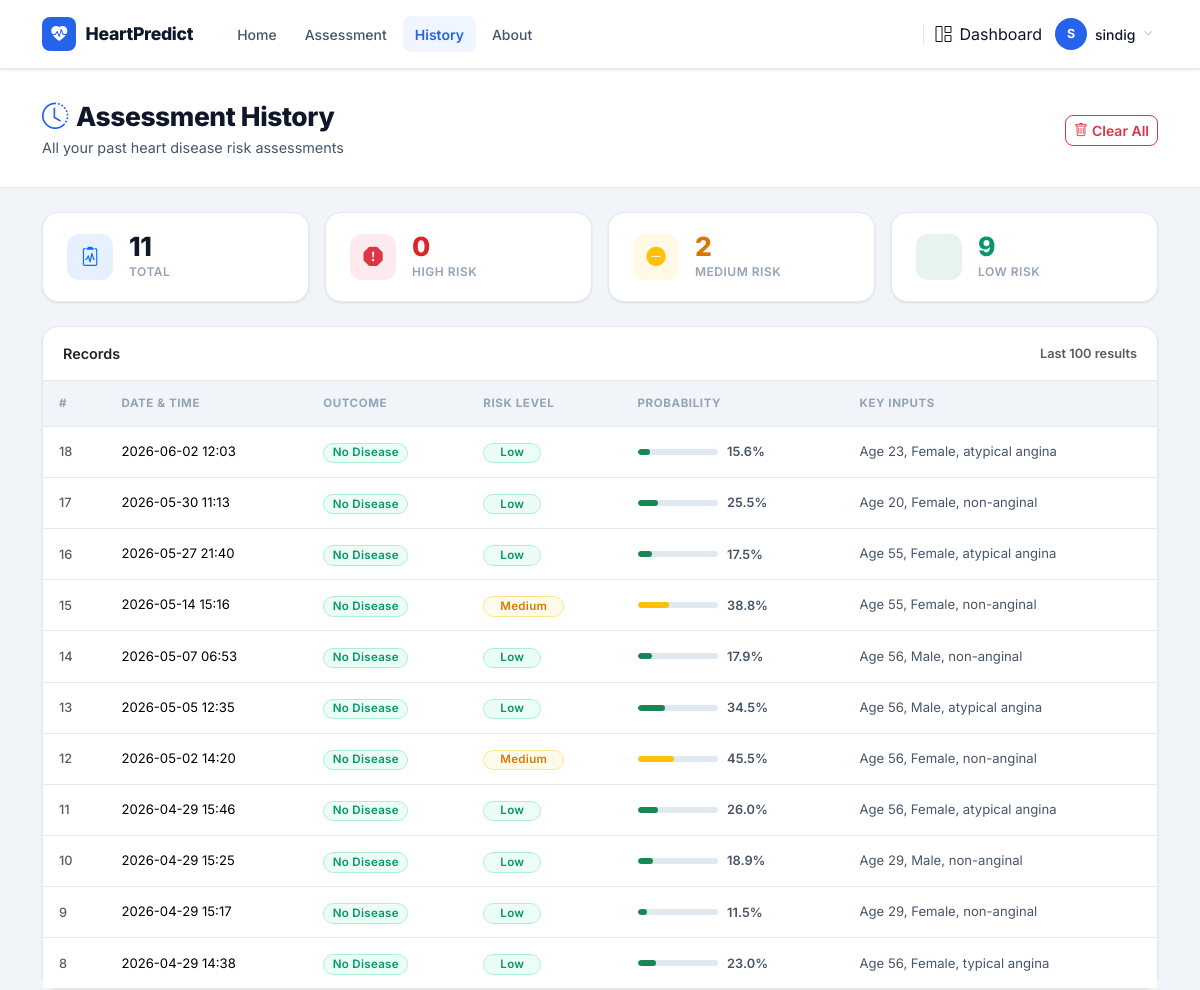
/history (signed in, upper part), run on an earlier commit of the app's database.
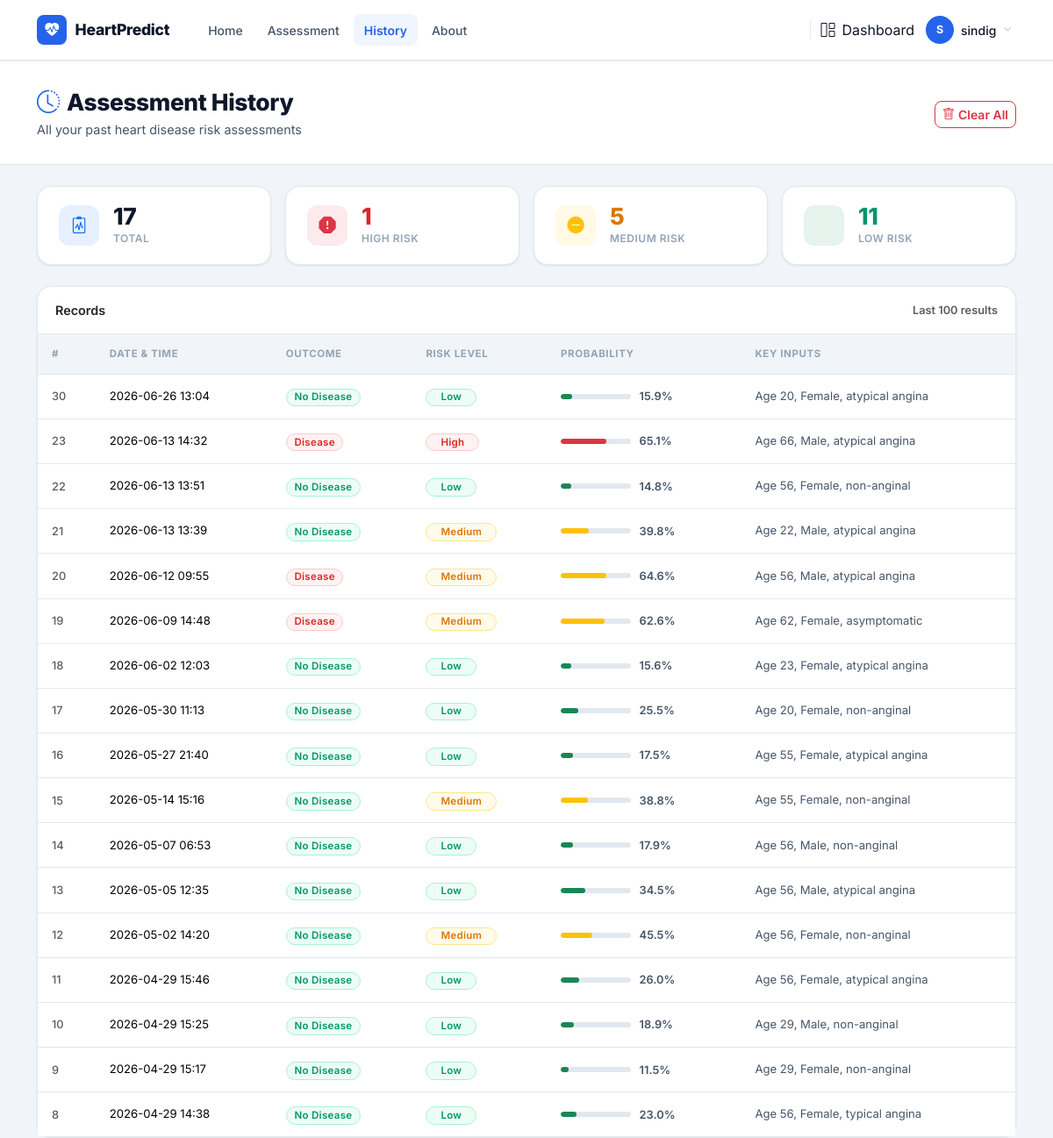
And on a later commit of the database.
### models.py (models this page shows, shortened)
class User(db.Model):
    __tablename__ = "users"
    id           = db.Column(db.Integer, primary_key=True)
    username     = db.Column(db.String(80), unique=True, nullable=False)
    email        = db.Column(db.String(120), unique=True, nullable=False)
    password_hash = db.Column(db.String(256), nullable=False)
    role         = db.Column(db.String(20), nullable=False, default='user')
    status       = db.Column(db.String(20), nullable=False, default='active')
    created_at   = db.Column(db.DateTime, default=datetime.utcnow)
    approved_at  = db.Column(db.DateTime, nullable=True)

class Prediction(db.Model):
    __tablename__ = "predictions"
    id           = db.Column(db.Integer, primary_key=True)
    user_id      = db.Column(db.Integer, db.ForeignKey('users.id'), nullable=True)
    created_at   = db.Column(db.DateTime, default=datetime.utcnow)
    input_data   = db.Column(db.Text, nullable=False)
    prediction   = db.Column(db.Integer, nullable=False)
    probability  = db.Column(db.Float, nullable=False)
    risk_level   = db.Column(db.String(20), nullable=False)
    def to_dict(self):
        import json
        return {
            "id":          self.id,
            "created_at":  self.created_at.strftime("%Y-%m-%d %H:%M"),
            "input_data":  json.loads(self.input_data),
            "prediction":  self.prediction,
            "probability": round(self.probability * 100, 1),
            "risk_level":  self.risk_level,
        }

### app.py (the view)
@app.route("/history")
@login_required
def history():
    if current_user.role == 'admin':
        records = Prediction.query.order_by(Prediction.created_at.desc()).limit(100).all()
    elif current_user.role == 'doctor' and current_user.is_approved_doctor:
        records = Prediction.query.order_by(Prediction.created_at.desc()).limit(100).all()
    else:
        records = Prediction.query.filter_by(user_id=current_user.id).order_by(Prediction.created_at.desc()).limit(100).all()
    return render_template("history.html", records=[r.to_dict() for r in records])

### app.py (called while the page is built)
@app.context_processor
def inject_now():
    from datetime import datetime
    return {"now": datetime.now}

### auth.py (called while the page is built)
@login_manager.user_loader
def load_user(user_id):
    from models import User
    return User.query.get(int(user_id))

### templates/history.html (shortened to what this page needs)
{% extends "base.html" %}
{% block content %}
<div class="page-hero">
  <div class="container">
    <div class="d-flex justify-content-between align-items-center flex-wrap gap-3">
      <div>
        <h1>
          <i class="bi bi-clock-history me-2" style="color:var(--primary);"></i>Assessment History
        </h1>
        <p style="color:var(--text-secondary);font-size:0.9rem;margin:0;">
          All your past heart disease risk assessments
        </p>
      </div>
      {% if records %}
      <form method="POST" action="{{ url_for('clear_history') }}"
            onsubmit="return confirm('This will permanently delete all your assessment records. Continue?')">
        <button type="submit" class="btn btn-sm btn-outline-danger">
          <i class="bi bi-trash me-1"></i>Clear All
        </button>
      </form>
      {% endif %}
    </div>
  </div>
</div>
<div class="container py-4">
  {% if not records %}
  <div class="card text-center py-5 px-4" style="border-style:dashed !important;">
    <div class="stat-icon bg-primary bg-opacity-10 text-primary mx-auto mb-3"
         style="width:56px;height:56px;font-size:1.5rem;border-radius:var(--radius);">
      <i class="bi bi-inbox"></i>
    </div>
    <h5 class="fw-bold mb-1">No assessments yet</h5>
    <p class="text-muted mb-4" style="font-size:0.875rem;">
      Run your first heart health assessment to see results here.
    </p>
    <div>
      <a href="{{ url_for('predict') }}" class="btn btn-primary px-4">
        <i class="bi bi-clipboard2-pulse me-2"></i>Start Assessment
      </a>
    </div>
  </div>
  {% else %}
  {% set total    = records | length %}
  {% set high_c   = records | selectattr('risk_level', 'equalto', 'High')   | list | length %}
  {% set medium_c = records | selectattr('risk_level', 'equalto', 'Medium') | list | length %}
  {% set low_c    = records | selectattr('risk_level', 'equalto', 'Low')    | list | length %}
  <div class="row g-3 mb-4">
    <div class="col-6 col-lg-3">
      <div class="stat-card">
        <div class="stat-icon bg-primary bg-opacity-10 text-primary">
          <i class="bi bi-clipboard2-pulse"></i>
        </div>
        <div>
          <div class="stat-value">{{ total }}</div>
          <div class="stat-label">Total</div>
        </div>
      </div>
    </div>
    <div class="col-6 col-lg-3">
      <div class="stat-card">
        <div class="stat-icon bg-danger bg-opacity-10 text-danger">
          <i class="bi bi-exclamation-octagon-fill"></i>
        </div>
        <div>
          <div class="stat-value" style="color:var(--danger);">{{ high_c }}</div>
          <div class="stat-label">High Risk</div>
        </div>
      </div>
    </div>
    <div class="col-6 col-lg-3">
      <div class="stat-card">
        <div class="stat-icon bg-warning bg-opacity-10 text-warning">
          <i class="bi bi-dash-circle-fill"></i>
        </div>
        <div>
          <div class="stat-value" style="color:var(--warning);">{{ medium_c }}</div>
          <div class="stat-label">Medium Risk</div>
        </div>
      </div>
    </div>
    <div class="col-6 col-lg-3">
      <div class="stat-card">
        <div class="stat-icon bg-success bg-opacity-10 text-success">
        </div>
        <div>
          <div class="stat-value" style="color:var(--success);">{{ low_c }}</div>
          <div class="stat-label">Low Risk</div>
        </div>
      </div>
    </div>
  </div>
  <div class="card">
    <div class="card-header d-flex align-items-center justify-content-between">
      <span class="fw-semibold">Records</span>
      <span class="text-muted" style="font-size:0.8rem;">Last 100 results</span>
    </div>
    <div class="table-responsive">
      <table class="table table-hover mb-0">
        <thead>
          <tr>
            <th>#</th>
            <th>Date &amp; Time</th>
            <th>Outcome</th>
            <th>Risk Level</th>
            <th>Probability</th>
            <th>Key Inputs</th>
          </tr>
        </thead>
        <tbody>
          {% for rec in records %}
          <tr>
            <td class="text-muted" style="font-size:0.8rem;font-weight:500;">{{ rec.id }}</td>
            <td style="font-size:0.82rem;white-space:nowrap;">{{ rec.created_at }}</td>
            <td>
              {% if rec.prediction == 1 %}
                <span class="badge risk-High">Disease</span>
              {% else %}
                <span class="badge risk-Low">No Disease</span>
              {% endif %}
            </td>
            <td>
              <span class="badge risk-{{ rec.risk_level }} px-3">{{ rec.risk_level }}</span>
            </td>
            <td>
              <div class="prob-bar-wrap">
                <div class="prob-bar-track">
                  <div class="prob-bar-fill
                    {% if rec.risk_level == 'Low' %}bg-success
                    {% elif rec.risk_level == 'Medium' %}bg-warning
                    {% else %}bg-danger{% endif %}"
                    style="width:{{ rec.probability }}%;">
                  </div>
                </div>
                <span style="font-size:0.8rem;font-weight:600;color:var(--text-secondary);white-space:nowrap;">
                  {{ rec.probability }}%
                </span>
              </div>
            </td>
            <td style="font-size:0.82rem;color:var(--text-secondary);">
              Age {{ rec.input_data.age }},
              {{ rec.input_data.sex }},
              {{ rec.input_data.cp }}
            </td>
          </tr>
          {% endfor %}
        </tbody>
      </table>
    </div>
  </div>
  {% endif %}
</div>
{% endblock %}

### templates/base.html (shortened to what this page needs)
<!DOCTYPE html>
<html lang="en">
<head>
  <link href="https://cdn.jsdelivr.net/npm/bootstrap@5.3.3/dist/css/bootstrap.min.css" rel="stylesheet"/>
  <link href="https://cdn.jsdelivr.net/npm/bootstrap-icons@1.11.3/font/bootstrap-icons.css" rel="stylesheet"/>
  <link href="https://unpkg.com/aos@2.3.1/dist/aos.css" rel="stylesheet">
</head>
<body>
<nav class="navbar navbar-expand-lg">
  <div class="container">
    <a href="{{ url_for('index') }}" class="navbar-brand">
      <div class="brand-icon"><i class="bi bi-heart-pulse-fill"></i></div>
      HeartPredict
    </a>
    <div class="collapse navbar-collapse" id="navMenu">
      <ul class="navbar-nav me-auto gap-1 ms-3">
        <li class="nav-item">
          <a class="nav-link {% if request.endpoint == 'index' %}active{% endif %}"
             href="{{ url_for('index') }}">Home</a>
        </li>
        {% if current_user.is_authenticated %}
        <li class="nav-item">
          <a class="nav-link {% if request.endpoint == 'predict' %}active{% endif %}"
             href="{{ url_for('predict') }}">Assessment</a>
        </li>
        <li class="nav-item">
          <a class="nav-link {% if request.endpoint == 'history' %}active{% endif %}"
             href="{{ url_for('history') }}">History</a>
        </li>
        <li class="nav-item">
          <a class="nav-link {% if request.endpoint == 'about' %}active{% endif %}"
             href="{{ url_for('about') }}">About</a>
        </li>
        {% endif %}
      </ul>
      {% if current_user.is_authenticated %}
      <div class="d-flex align-items-center gap-2">
        <a href="{{ url_for('dashboard.redirect_dashboard') }}"
           class="nav-link d-none d-lg-flex align-items-center gap-1">
          <i class="bi bi-grid-1x2 me-1"></i>Dashboard
        </a>
        <div class="dropdown">
          <button class="btn btn-link text-decoration-none d-flex align-items-center gap-2 p-1 shadow-none"
                  data-bs-toggle="dropdown" aria-expanded="false"
                  style="color: var(--text);">
            <div class="user-avatar">{{ current_user.username[0] | upper }}</div>
            <span class="d-none d-sm-inline" style="font-size:0.875rem;font-weight:500;">{{ current_user.username }}</span>
            <i class="bi bi-chevron-down" style="font-size:0.6rem;color:var(--text-muted);"></i>
          </button>
        </div>
      </div>
      {% else %}
      <div class="d-flex gap-2 align-items-center ms-lg-3">
        <a href="{{ url_for('auth.login') }}" class="btn btn-nav-login">Login</a>
        <a href="{{ url_for('auth.register') }}" class="btn btn-nav-register">Register</a>
      </div>
      {% endif %}
    </div>
  </div>
</nav>
<main class="pb-5">
  {% block content %}{% endblock %}
</main>
</body>
</html>

### templates/base.html (style rules this page uses)
:root { --primary: #2563EB; --primary-dark: #1D4ED8; --primary-light: #EFF6FF; --primary-border: #BFDBFE; --danger: #DC2626; --danger-light: #FEF2F2; --danger-border: #FECACA; --success: #059669; --success-light: #ECFDF5; --success-border: #A7F3D0; --warning: #D97706; --warning-light: #FFFBEB; --warning-border: #FDE68A; --surface: #FFFFFF; --bg: #F1F5F9; --border: #E2E8F0; --text: #0F172A; --text-secondary: #475569; --text-muted: #94A3B8; --radius-sm: 0.5rem; --radius: 0.75rem; --radius-lg: 1rem; --shadow-sm: 0 1px 3px rgba(0,0,0,.06), 0 1px 2px rgba(0,0,0,.04); --shadow: 0 4px 16px rgba(0,0,0,.08); --shadow-lg: 0 16px 48px rgba(0,0,0,.12); }
*, *::before, *::after { box-sizing: border-box; }
html { scroll-behavior: smooth; }
body { font-family: 'Inter', -apple-system, BlinkMacSystemFont, 'Segoe UI', sans-serif; background: var(--bg); color: var(--text); overflow-x: hidden; -webkit-font-smoothing: antialiased; -moz-osx-font-smoothing: grayscale; }
.navbar { background: var(--surface) !important; border-bottom: 1px solid var(--border); padding: 0.75rem 0; box-shadow: var(--shadow-sm); position: sticky; top: 0; z-index: 1030; }
.navbar-brand { font-weight: 800; font-size: 1.1rem; color: var(--text) !important; letter-spacing: -0.3px; display: flex; align-items: center; gap: 0.6rem; text-decoration: none; }
.brand-icon { width: 34px; height: 34px; background: var(--primary); border-radius: var(--radius-sm); display: flex; align-items: center; justify-content: center; color: #fff; font-size: 1rem; flex-shrink: 0; }
.navbar-nav .nav-link { font-weight: 500; font-size: 0.875rem; color: var(--text-secondary) !important; padding: 0.45rem 0.75rem !important; border-radius: var(--radius-sm); transition: all 0.15s; }
.navbar-nav .nav-link.active { color: var(--primary) !important; background: var(--primary-light); font-weight: 600; }
.user-avatar { width: 32px; height: 32px; background: var(--primary); border-radius: 50%; display: flex; align-items: center; justify-content: center; font-size: 0.78rem; font-weight: 700; color: #fff; flex-shrink: 0; }
.card { border: 1px solid var(--border) !important; border-radius: var(--radius-lg) !important; box-shadow: var(--shadow-sm); background: var(--surface); transition: box-shadow 0.2s, transform 0.2s; }
.card-header { background: transparent !important; border-bottom: 1px solid var(--border) !important; padding: 1rem 1.25rem !important; font-weight: 600; font-size: 0.9rem; }
.risk-Low { background: var(--success-light); color: var(--success); border: 1px solid var(--success-border); }
.risk-Medium { background: var(--warning-light); color: var(--warning); border: 1px solid var(--warning-border); }
.risk-High { background: var(--danger-light); color: var(--danger); border: 1px solid var(--danger-border); }
.btn { font-weight: 600; font-size: 0.875rem; border-radius: var(--radius-sm); transition: all 0.15s; }
.table { font-size: 0.875rem; color: var(--text); margin-bottom: 0; }
.table thead th { font-size: 0.72rem; font-weight: 700; text-transform: uppercase; letter-spacing: 0.6px; color: var(--text-muted); background: var(--bg); border-bottom: 1px solid var(--border) !important; padding: 0.85rem 1rem; white-space: nowrap; }
.table tbody td { padding: 0.85rem 1rem; border-bottom: 1px solid var(--border); vertical-align: middle; }
.table tbody tr:last-child td { border-bottom: none; }
.badge { font-weight: 600; font-size: 0.72rem; letter-spacing: 0.3px; padding: 0.3em 0.75em; border-radius: 999px; }
.stat-card { background: var(--surface); border: 1px solid var(--border); border-radius: var(--radius-lg); padding: 1.25rem 1.5rem; display: flex; align-items: center; gap: 1rem; box-shadow: var(--shadow-sm); }
.stat-icon { width: 46px; height: 46px; border-radius: var(--radius); display: flex; align-items: center; justify-content: center; font-size: 1.2rem; flex-shrink: 0; }
.stat-value { font-size: 1.65rem; font-weight: 800; letter-spacing: -0.5px; line-height: 1; }
.stat-label { font-size: 0.75rem; color: var(--text-muted); text-transform: uppercase; letter-spacing: 0.5px; font-weight: 600; margin-top: 0.2rem; }

What changed in the data, as far as the page shows it:
added Prediction: id "30", created_at "2026-06-26 13:04", shows "No Disease", risk_level "Low", probability "15.9", input_data.age "20", input_data.sex "Female", input_data.cp "atypical angina"
added Prediction: id "23", created_at "2026-06-13 14:32", shows "Disease", risk_level "High", probability "65.1", input_data.age "66", input_data.sex "Male", input_data.cp "atypical angina"
added Prediction: id "22", created_at "2026-06-13 13:51", shows "No Disease", risk_level "Low", probability "14.8", input_data.age "56", input_data.sex "Female", input_data.cp "non-anginal"
added Prediction: id "21", created_at "2026-06-13 13:39", shows "No Disease", risk_level "Medium", probability "39.8", input_data.age "22", input_data.sex "Male", input_data.cp "atypical angina"
added Prediction: id "20", created_at "2026-06-12 09:55", shows "Disease", risk_level "Medium", probability "64.6", input_data.age "56", input_data.sex "Male", input_data.cp "atypical angina"
added Prediction: id "19", created_at "2026-06-09 14:48", shows "Disease", risk_level "Medium", probability "62.6", input_data.age "62", input_data.sex "Female", input_data.cp "asymptomatic"
Also different on the page:
{{ total }}: "11" → "17"
{{ high_c }}: "0" → "1"
{{ medium_c }}: "2" → "5"
{{ low_c }}: "9" → "11"
